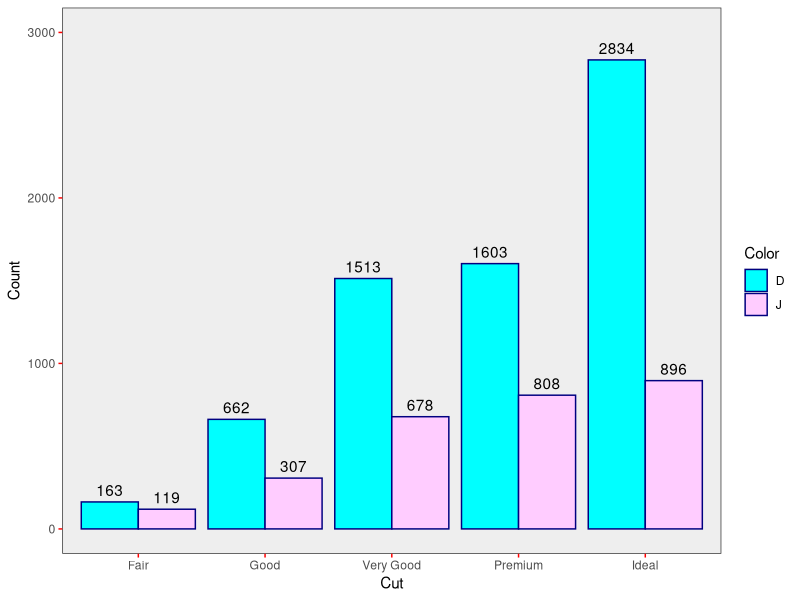

Write R code to recreate this figure.
library(ggplot2)#ggplot2 dùng để vẽ biểu đồ
library(dplyr)#cung cấp các hàm để xử lý và biến đổi dữ liệu

# Tóm tắt dữ liệu từ dataframe diamonds
#diamonds: dataframe có sẵn trong ggplot2, chứa thông tin về các viên kim cương
#toán tử %>% "pipe" giúp truyền kết quả từ một bước này sang bước tiếp theo
df_summary <- diamonds %>% 
  filter(color %in% c("D", "J")) %>% #lọc ra các hàng có màu là "D" hoặc "J"
  count(cut, color) #đếm số lượng viên kim cương theo từng loại cắt (cut) và màu (color)
  #Kết quả sẽ được lưu vào biến df_summary với hai cột cut và color, cùng cột n cho số lượng

# Vẽ biểu đồ cột đôi
#ggplot(df_summary, ...): bắt đầu xây dựng biểu đồ với dữ liệu từ df_summary
#es(...): xác định các biến cho các trục x, y và màu sắc của các cột. x là cut, y là n (số lượng), và fill là color
ggplot(df_summary, aes(x = cut, y = n, fill = color)) +
  #geom_col để vẽ biểu đồ cột
  #position = "dodge": tạo khoảng cách giữa các cột của D và J
  geom_col(color = "navy", position = "dodge") +
  #geom_text: thêm nhãn cho các cột
  #aes(label = n): hiển thị giá trị số lượng (n) trên các cột
  #position = position_dodge(width = 0.9): giữ cho các nhãn không bị chồng lên nhau
  #vjust = -0.5: điều chỉnh vị trí nhãn nằm trên cột.
  geom_text(aes(label = n), position = position_dodge(width = 0.9), vjust = -0.5) +
  theme_bw() + #theme_bw(): áp dụng theme trắng đen cho biểu đồ, giúp tăng tính rõ ràng
  #labs(...): đặt tiêu đề cho trục x, y và chú thích màu
  labs(x = "Cut", y = "Count", fill = "Color") +
  theme( #tùy chỉnh theme
    #panel.grid = element_blank(): loại bỏ các đường lưới.
    #panel.background = element_rect(fill = "#EEEEEE"): đặt màu nền cho biểu đồ.
    #axis.text.x = element_text(angle = 0, hjust = 0.5): điều chỉnh góc và vị trí của chữ trên trục x.
    #plot.title = element_text(hjust = 0.5): căn giữa tiêu đề của biểu đồ.
    #axis.ticks = element_line(color = "red"): đặt màu cho các dấu tick trên các trục.
    panel.grid = element_blank(),
    panel.background = element_rect(fill = "#EEEEEE"),
    axis.text.x = element_text(angle = 0, hjust = 0.5),
    plot.title = element_text(hjust = 0.5),
    axis.ticks = element_line(color = "red")
  ) +
  #scale_fill_manual(...): định nghĩa màu sắc cho các nhóm màu.
  #values = c("D" = "#00FFFF", "J" = "#FFCCFF"): chỉ định mã màu cụ thể cho màu "D" và "J".
  scale_fill_manual(values = c("D" = "#00FFFF", "J" = "#FFCCFF")) +
  #scale_y_continuous(...): tùy chỉnh trục y.
  #limits = c(0, 3000): đặt giới hạn cho trục y từ 0 đến 3000
  scale_y_continuous(limits = c(0, 3000))
